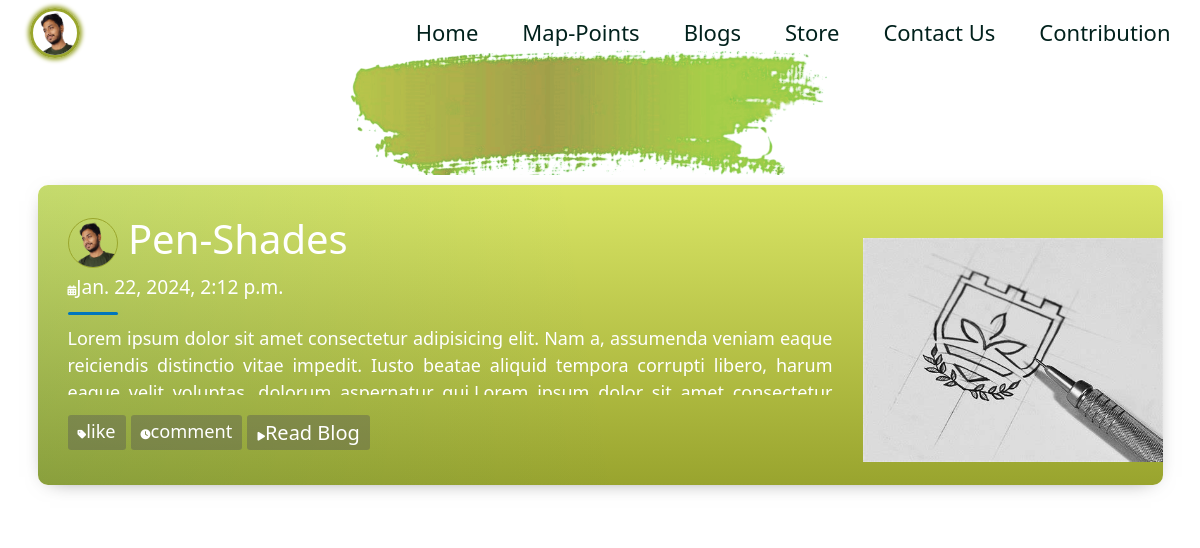
The page /blog/ (signed in) on the database its author committed.
### userauths/models.py (models this page shows, shortened)
class UserProfile(models.Model):
    user = models.OneToOneField(User, on_delete=models.CASCADE)
    name = models.CharField(max_length=100, default="user")
    surname = models.CharField(max_length=100, default="1234")
    mobile_number = models.CharField(max_length=15, default="XXXXXXXXXX")
    address = models.CharField(max_length=255, default="No Address Provided")
    postcode = models.CharField(max_length=20, default="XXXXXX")
    area = models.CharField(max_length=100, default="Unknown Area")
    email = models.EmailField(default="example@example.com")
    education = models.CharField(max_length=255, default="No Education Information")
    country = models.CharField(max_length=100, default="Unknown Country")
    state_region = models.CharField(max_length=100, default="Unknown Region")
    profile_image = models.ImageField(upload_to='profile_images/', null=True, blank=True)

### blog/models.py (models this page shows, shortened)
class Post(models.Model):
    title=models.CharField(max_length=200)
    content=models.TextField()
    date_posted=models.DateTimeField(default=timezone.now)
    author=models.ForeignKey(User,on_delete=models.CASCADE)
    authorProfile=models.ForeignKey(UserProfile,on_delete=models.CASCADE)
    blog_image = models.ImageField(upload_to='blog_images/', null=True, blank=True)

### blog/views.py (the view)
# urls.py: path('',PostListView.as_view(),name='blog'),
class PostListView(LoginRequiredMixin,ListView):
    model=Post
    template_name='core/blog.html'
    context_object_name='posts'
    ordering=['date_posted']
    def get_context_data(self, **kwargs):
        context = super().get_context_data(**kwargs)
        context['user_profile'] = UserProfile.objects.get(user=self.request.user)
        return context

### templete/core/blog.html
{% extends 'partials/base.html' %}
{% load static %}
{% block content %}
<section class="light">
    <div class="container py-4">
        <div class="blogs_head" style="margin-top: 3em;">
            <strong>Blogs</strong>
        </div>
        {% for p in posts %}
        <article class="postcard light blue col-md-12" style="margin-top: 1em;height: 30em;">
            <a class="postcard__img_link" href="#">
                {% if p.blog_image.url is not null %}
                    <img class="mt-5 postcard__img" src="{{ p.blog_image.url }}" alt="User Profile Image">
                {% else %}
                    <img class="mt-5 postcard__img" src="{% static 'assets/images/profile/avtar.jpeg' %}" alt="Default Image">
                {% endif %}
            </a>
            <div class="postcard__text">
                <h1 class="postcard__title blue"><a href="{% url 'blog:blog-detail' p.id %}"><img src="{{ p.author.url }}" alt=""><img src="{{ p.authorProfile.profile_image.url }}" style="width: 50px;height: 50px;border-radius: 50%;border: 1px solid #9aa62d;"> {{ p.title }}</a></h1>
                <div class="postcard__subtitle small">
                    <time datetime="{{ p.date_posted }}" style="font-size: 1.2em;">
                        <i class="fas fa-calendar-alt mr-2"></i>{{ p.date_posted }}
                    </time>
                </div>
                <div class="postcard__bar"></div>
                <div class="postcard__preview-txt">{{ p.content }}</div>
                <ul class="postcard__tagbox">
                    <li class="tag__item" style="font-size: 1.3em;"><i class="fas fa-tag mr-2"></i>like</li>
                    <li class="tag__item"style="font-size: 1.3em;"><i class="fas fa-clock mr-2"></i>comment</li>
                    <li class="tag__item play blue">
                        <a href="{% url 'blog:blog-detail' p.id %}"><i class="fas fa-play mr-2"></i>Read Blog</a>
                    </li>
                </ul>
            </div>
        </article>
        {% endfor %}
    </div>
</section>
{% endblock content %}

### templete/partials/base.html (shortened to what this page needs)
{% load static %}
<!DOCTYPE html>
<html lang="en">
<head>
    <link rel="stylesheet" href="{% static 'assets/style/global.css' %}">
    <link href="https://cdn.jsdelivr.net/npm/bootstrap@5.3.2/dist/css/bootstrap.min.css" rel="stylesheet"
>
    <link rel="stylesheet" href="{% static 'assets/style/homepage.css' %}">
    <link rel="stylesheet" href="{% static 'assets/style/profile.css' %}">
    <link rel="stylesheet" href="{% static 'assets/style/redeem.css' %}">
    <link rel="stylesheet" href="{% static 'assets/style/verifier.css' %}">
    <link rel="stylesheet" href="{% static 'assets/style/blog.css' %}">
    <link rel="stylesheet" href="{% static 'assets/style/signup.css' %}">
    <link rel="stylesheet" href="{% static 'assets/style/responsive.css' %}">
</head>
<body>
    <nav class="navbar navbar-expand-lg" id="navbar">
        <div class="container-fluid">
            <a class="navbar-brand">
                {% if user_profile.profile_image.url is not null %}
                    <img class="logo" src="{{ user_profile.profile_image.url }}" alt="User Profile Image">
                {% else %}
                    <img class="logo" src="{% static 'assets/images/profile/avtar.jpeg' %}" alt="Default Image">
                {% endif %}
            </a>
            <div class="collapse navbar-collapse" id="navbarNav">
                <div class="li-container">
                    <ul class="navbar-nav">
                        <li class="nav-item">
                            <a class="nav-link active" aria-current="page" href="{% url 'core:index' %}">Home</a>
                        </li>
                        <li class="nav-item">
                            <a class="nav-link" aria-current="page" href="#Map-Points">Map-Points</a>
                        </li>
                        <li class="nav-item">
                            <a class="nav-link" href="#blogs">Blogs</a>
                        </li>
                        <li class="nav-item">
                            <a class="nav-link" href="#redeem_store">Store</a>
                        </li>
                        <li class="nav-item">
                            <a class="nav-link" href="#contact">Contact Us</a>
                        </li>
                        <li class="nav-item">
                            <a class="nav-link" href="#contribution">Contribution</a>
                        </li>
                    </ul>
                </div>
            </div>
        </div>
        <br>
    </nav>
    {% block content %}
    {% endblock content %}
</body>
</html>

### static/assets/style/global.css (style rules this page uses)
* { padding: 0; margin: 0; box-sizing: border-box !important; text-decoration: none !important; list-style: none; font-size: 10px; }
html { scroll-behavior: smooth; scroll-padding: 15em; }
body, html { overflow-x: hidden; }
:root { --nav-color-text:#01211c; --nav-text-color: #9aa62d; --nav-color: #753569; --shadow-color: #b8b8ae; --purple-color: #753569; --primary-color: rgb(40, 40, 255); }
.navbar-brand { padding-top: 0!important; padding-bottom: 0!important; }
.logo { width: 60px; }

### static/assets/style/homepage.css (style rules this page uses)
.navbar-brand { border-radius: 50%; width: 50px; height: 50px; overflow: hidden; margin-left: 1em; display: flex; align-items: center; justify-content: center; border: 3px solid #9aa62d; box-shadow: 0 0 4px 2px #9aa62d; cursor: pointer; z-index: 100; }
.navbar-brand img { padding-top: .5em; scale: .85; transition: .7s; }
#navbar { display: flex; align-items: center; justify-content: right; position: fixed; background: transparent!important; top: 0; width: 100%; z-index: 1000; backdrop-filter: blur(0px); }
.li-container { display: flex; justify-content: right; width: 100%; }
#navbar a { font-size: 2.2em; color: var(--nav-color-text); text-shadow: 0 0 8px rgb(255, 255, 255); padding: .5em 1em .5em 1em; font-weight: 500; }
.blogs_head strong, .contact_head strong, .money_head strong, .redeem_head strong, .content_head strong { color: var(--nav-text-color); font-family: 'roboto', sans-serif; font-size: 6em; background-image: url(../images/hero.gif); background-position: center center; background-clip: text; -webkit-background-clip: text; color: transparent; }
.blogs_head { text-align: center; background-image: url(../images/strong-back.png); background-size: 60em; background-repeat: no-repeat; background-position: center center; padding-top: 2em; padding-bottom: 2em; }
section { width: 100%; height: fit-content; }

### rows shown on the page
UserProfile: profile_image (picture)
Post: blog_image (picture), authorProfile.profile_image (picture), title "Pen-Shades", date_posted "Jan. 22, 2024, 2:12 p.m.", content "Lorem ipsum dolor sit amet consectetur adipisicing elit. Nam a, assumenda veniam eaque reiciendis distinctio vitae impedit. Iusto beatae aliquid tempora corrupti libero, harum…"
